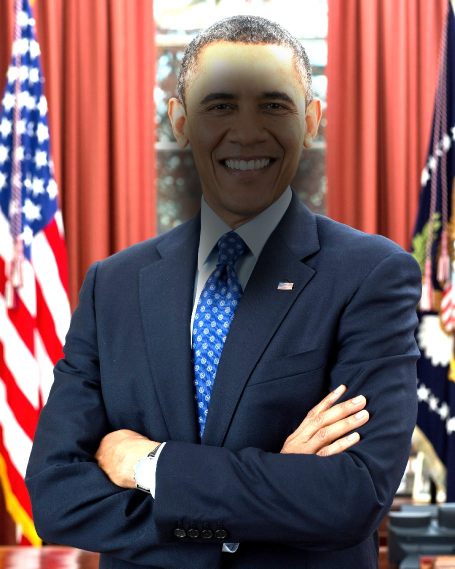
#> input picture tests/vision/fixtures/smiling-backlit.jpg, 910 x 1137 px (shown at 1/2 size)
$ python make_dark_face.py fixtures/smiling-backlit.jpg fixtures/smiling-darker-tone.jpg 1.0
#> lines starting #> are read from the running program, lines starting #| are printed output that depends on the picture
"""Reduce facial reflectance in a portrait (feathered oval mask).

Synthetic stress test: same photo, same background, same expression —
only the face/neck region gets darker. Tests detector robustness to
lower facial luminance (darker skin tones, underexposed faces).
"""
import sys
import numpy as np
from PIL import Image, ImageDraw, ImageFilter

src, dst, factor = sys.argv[1], sys.argv[2], float(sys.argv[3])
img = Image.open(src).convert('RGB')
#> img is the input picture: PIL image 910x1137 RGB; mean R, G, B 117.6, 89.1, 94.4
arr = np.asarray(img).astype(float)

# Face + neck oval for the 910x1137 Obama portrait (found by inspection).
mask = Image.new('L', img.size, 0)
#> mask: PIL image 910x1137 L; every value is 0
d = ImageDraw.Draw(mask)
d.ellipse([340, 130, 620, 520], fill=255)   # face
d.ellipse([390, 420, 570, 600], fill=255)   # neck
mask = mask.filter(ImageFilter.GaussianBlur(25))
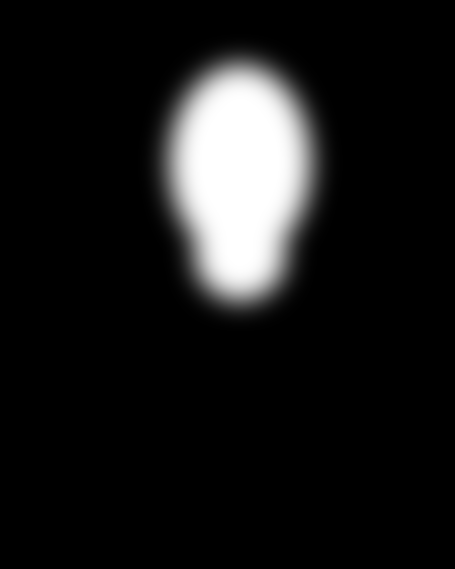
#> mask: PIL image 910x1137 L (shown at 1/2 size); min 0, max 255, mean 24.6
alpha = np.asarray(mask).astype(float)[..., None] / 255.0

out = arr * (1 - alpha) + arr * factor * alpha
Image.fromarray(np.clip(out, 0, 255).astype(np.uint8)).save(dst, quality=92)
print(f'{dst}: face reflectance x{factor}')

$ run again, on tests/vision/fixtures/talking.jpg
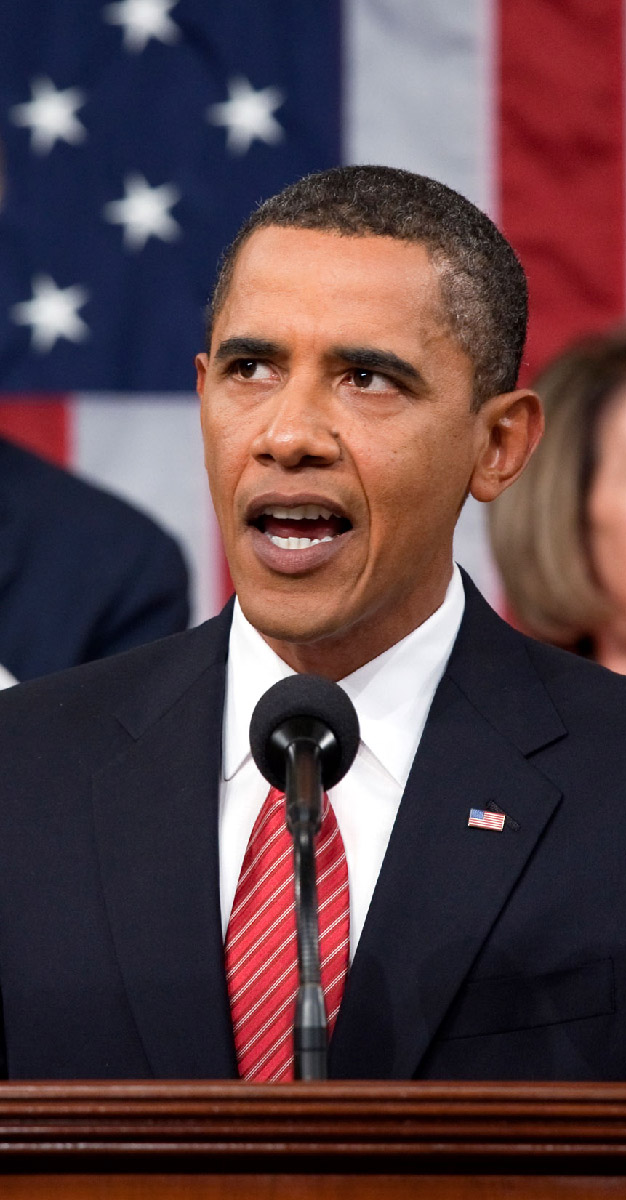
#> input picture tests/vision/fixtures/talking.jpg, 626 x 1200 px
#> img is the input picture: PIL image 626x1200 RGB; mean R, G, B 89.2, 64.8, 69.7
#> `mask = mask.filter(ImageFilter.GaussianBlur(25))`:
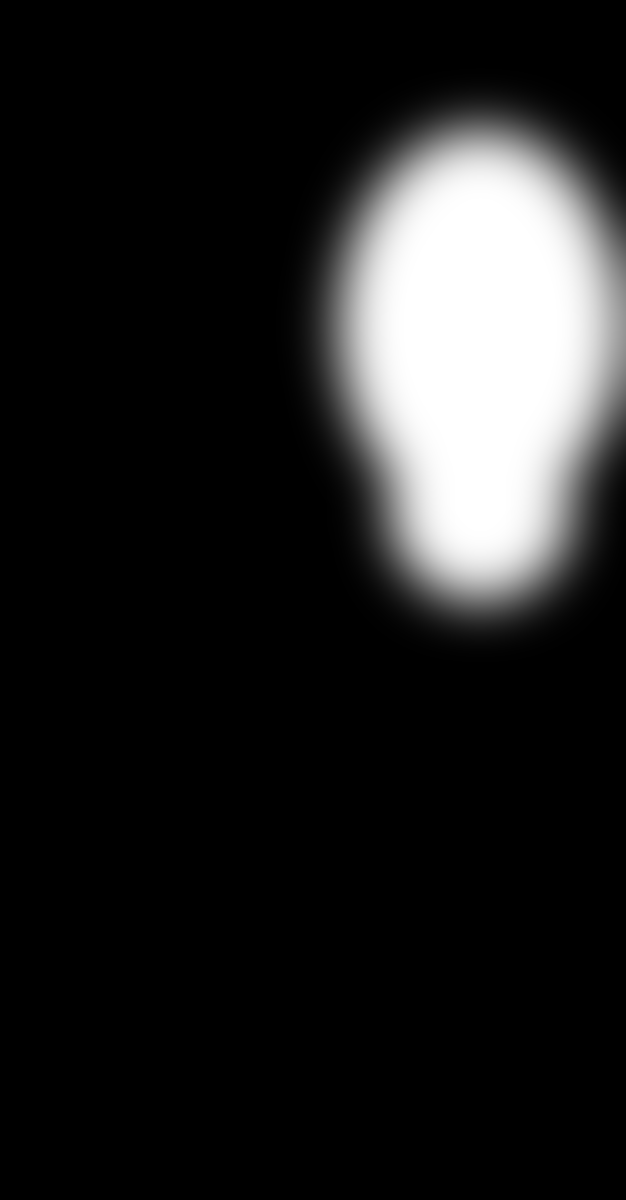
#> mask: PIL image 626x1200 L; min 0, max 255, mean 33.6
